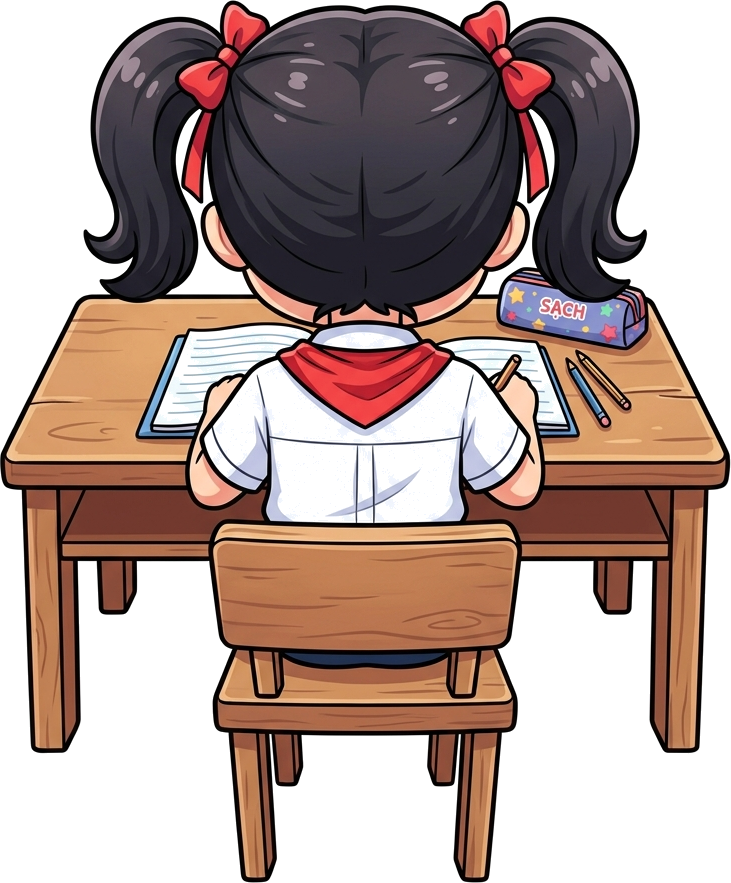
#> input picture apps/classroom-live/client/art-source/student_desk.png, 731 x 883 px
$ python build_student_sprites.py
#> lines starting #> are read from the running program, lines starting #| are printed output that depends on the picture; after the words box and inside, x2 and y2 are one past the last pixel; in counts of white or black regions, pixels touching at a corner belong together
#> in main, girl is the input picture: shape (883, 731, 4); mean R, G, B, A 175.5, 155.7, 149.8, 150.8
"""
Tạo các sprite học sinh ngồi bàn (nhìn từ sau) từ ảnh gốc `student_desk.png` (học sinh nữ 2 bím tóc).
Mọi biến thể dùng chung khung 731x883 (xuất ra cao 240px) nên avatar/tên/hiệu ứng khớp vị trí như nhau.

Các chiều biến đổi (tất cả bằng xử lý ảnh trên cùng một nét vẽ):
  - Kiểu tóc : 2 bím (gốc) | tóc ngắn (bỏ bím + nơ) | búi thấp có dây buộc | tóc ngắn + băng đô | mũ lưỡi trai
  - Màu tóc  : đen | nâu đậm | nâu | nâu đỏ
  - Màu nơ / dây buộc / băng đô / mũ : đỏ | hồng | xanh | vàng
  - Màu da   : sáng | ngăm | nâu
  - Áo       : trắng | xanh nhạt (khăn quàng đỏ giữ nguyên)

Các bước cho mỗi biến thể:
  1. Chọn nền: ảnh gốc (2 bím) hoặc bản đã bỏ bím tóc + nơ.
  2. Vẽ phụ kiện (búi tóc / băng đô) nếu có.
  3. Khôi phục độ đục cho vùng trắng bị xóa nhầm khi tách nền (áo, cổ áo, trang vở).
  4. Đổi màu nơ, tóc, da, áo theo bảng VARIANTS.
  5. Thu nhỏ về cao 240px (≈3x kích thước hiển thị) và lưu vào public/assets/students/<id>.png

Chạy (cần Pillow, numpy, scipy):
  PYTHONUTF8=1 python apps/classroom-live/client/art-source/build_student_sprites.py
Danh sách id phải khớp với STUDENT_VARIANTS trong client/src/constants/studentVariants.ts.
"""
from dataclasses import dataclass
from pathlib import Path
from typing import Optional, Tuple

import numpy as np
from PIL import Image, ImageDraw
from scipy import ndimage

Color = Tuple[int, int, int]

HERE = Path(__file__).resolve().parent
SOURCE = HERE / 'student_desk.png'
OUTPUT_DIR = HERE.parent / 'public' / 'assets' / 'students'
TARGET_HEIGHT = 240

# ---- Toạ độ trên ảnh gốc 731x883 -------------------------------------------------------------
DESK_LINE_Y = 296              # dưới dòng này là bàn/áo
HEAD_SEED = (160, 367)         # (y, x) giữa đầu
PENCIL_CASE_KEEP = (262, 490)  # (y >=, x >=) vùng hộp bút
CASE_X = (490, 665)
CASE_Y = (250, 360)
EAR_Y_RANGE = (170, 290)
BOW_MAX_Y = 200                # nơ + dây ruy băng nằm phía trên dòng này
HAIR_MAX_Y = 312               # tóc (kể cả gáy) nằm phía trên dòng này; bên dưới là cổ áo
HAIR_X_RANGE = (60, 680)
SHIRT_BOX = (318, 530, 205, 530)   # (y0, y1, x0, x1) thân áo + tay áo
NOTEBOOK_EDGE_X = (215, 520)       # trang vở lộ ra ngoài 2 tay (y < 440)
NOTEBOOK_MAX_Y = 440
BODY_ZONE = (190, 510, 180, 560)   # (y0, y1, x0, x1) vùng da hợp lệ (tai, gáy, tay)

# ---- Ngưỡng màu ------------------------------------------------------------------------------
OUTLINE_LUM = 32
HAIR_MAX_LUM = 215
HAIR_MAX_SAT = 45
HEAD_OUTLINE_PX = 7
EAR_KEEP_PX = 4
CASE_EDGE_TOLERANCE = 4
SOLID_ALPHA = 200
RESTORE_FROM_Y = 290
SKIN_MIN_COMPONENT_PX = 40

# ---- Bảng màu --------------------------------------------------------------------------------
HAIR_RAMPS = {  # (màu vùng tối, màu vùng sáng) — giữ nguyên nét viền đen
    'black': None,
    'dark_brown': ((28, 18, 12), (120, 85, 60)),
    'brown': ((45, 26, 14), (175, 120, 75)),
    'chestnut': ((55, 18, 8), (195, 95, 55)),
}
SKIN_TONES = {'light': None, 'tan': (222, 170, 128), 'deep': (160, 108, 72)}
SKIN_BASE = (252, 212, 182)
ACCENT_COLORS = {'red': (222, 38, 48), 'pink': (245, 110, 170), 'blue': (60, 130, 230), 'yellow': (250, 195, 40)}
SHIRT_TINTS = {'white': None, 'blue': (190, 222, 250)}
HAIR_BASE_COLOR = (55, 53, 63)
OUTLINE_COLOR = (18, 14, 16)
HIGHLIGHT_COLOR = (150, 148, 160)

# ---- Hình phụ kiện ---------------------------------------------------------------------------
BUN_CENTER = (367, 236)
BUN_RADII = (78, 62)
BUN_TIE_CENTER = (367, 182)
BUN_TIE_RADII = (46, 16)
LINE_WIDTH = 6
HEADBAND_BOX = (217, 35, 517, 365)   # hình elip chứa cung băng đô
HEADBAND_ARC = (200, 340)            # góc (độ) của cung phía trên đỉnh đầu
HEADBAND_WIDTH = 26
CAP_BOTTOM_Y = 132                  # mép dưới mũ lưỡi trai ở giữa gáy (nhìn từ sau)
CAP_SIDE_DROP = 34                  # mép mũ cong xuống thêm ở 2 bên
CAP_HALF_WIDTH = 165
CAP_OPENING_RADIUS = 28             # khe cài phía sau mũ (lộ tóc)
CAP_STRAP_HEIGHT = 9
CAP_BUTTON_CENTER = (367, 16)
CAP_BUTTON_RADIUS = 10
CAP_SHADE_RANGE = (0.78, 1.18)      # giữ sáng tối của tóc bên dưới cho mũ có khối


@dataclass(frozen=True)
class Variant:
    id: str
    hair_style: str               # 'pigtails' | 'short' | 'bun' | 'headband' | 'cap'
    hair: str = 'black'
    accent: str = 'red'
    skin: str = 'light'
    shirt: str = 'white'


VARIANTS = [
    Variant('girl-pigtails-red', 'pigtails'),
    Variant('girl-pigtails-pink', 'pigtails', hair='dark_brown', accent='pink'),
    Variant('girl-pigtails-blue', 'pigtails', accent='blue', skin='tan'),
    Variant('girl-bun-red', 'bun'),
    Variant('girl-bun-yellow', 'bun', hair='brown', accent='yellow', shirt='blue'),
    Variant('girl-headband-pink', 'headband', accent='pink', skin='tan'),
    Variant('boy-short-black', 'short'),
    Variant('boy-short-brown', 'short', hair='brown'),
    Variant('boy-cap-blue', 'cap', accent='blue', skin='tan'),
    Variant('boy-short-chestnut', 'short', hair='chestnut', shirt='blue'),
    Variant('boy-short-deep', 'short', skin='deep', shirt='blue'),
    Variant('boy-cap-red', 'cap', hair='dark_brown', accent='red', shirt='blue'),
]


# ---- Tiện ích --------------------------------------------------------------------------------
def luminance(rgb: np.ndarray) -> np.ndarray:
    return (rgb[..., 0] * 299 + rgb[..., 1] * 587 + rgb[..., 2] * 114) // 1000


def saturation(rgb: np.ndarray) -> np.ndarray:
    return rgb[..., :3].max(axis=2) - rgb[..., :3].min(axis=2)


def is_red_mask(im: np.ndarray) -> np.ndarray:
    r, g, b = im[..., 0], im[..., 1], im[..., 2]
    return (r > 140) & (g < 110) & (b < 110) & ((r - g) > 70)


def is_skin_mask(im: np.ndarray) -> np.ndarray:
    r, g, b, a = im[..., 0], im[..., 1], im[..., 2], im[..., 3]
    return (r > 200) & (g > 150) & (b > 120) & (r > b + 25) & ~is_red_mask(im) & (a > 128)


def head_interior_mask(im: np.ndarray) -> np.ndarray:
    lum = luminance(im)
    barrier = (im[..., 3] < 128) | is_red_mask(im) | is_skin_mask(im) | (lum < OUTLINE_LUM)
    labels, _ = ndimage.label(~barrier)
    return labels == labels[HEAD_SEED]


def grid(shape):
    return np.mgrid[0:shape[0], 0:shape[1]]


# ---- Bước 1: bỏ bím tóc + nơ -----------------------------------------------------------------
def remove_pigtails(src: np.ndarray) -> np.ndarray:
    im = src.astype(np.int32)
    yy, xx = grid(im.shape)
    r, g, b, a = im[..., 0], im[..., 1], im[..., 2], im[..., 3]
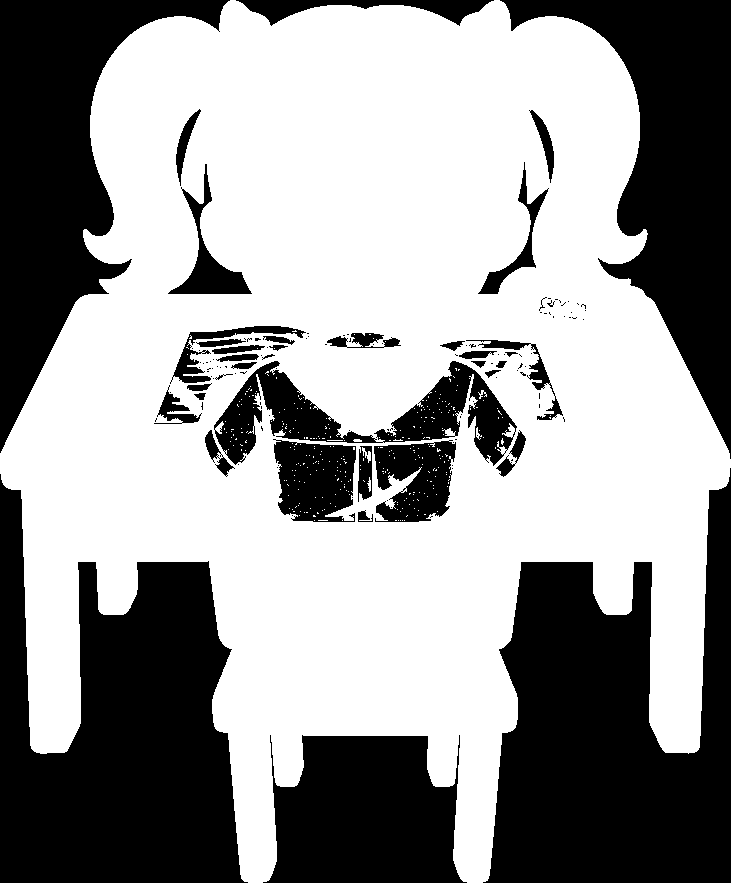
#> a: shape (883, 731) int32; 59.2% white; 132 black regions (93 under 20 px), largest, box (x1, y1, x2, y2) and area: (483, 468, 731, 883) 62236, (0, 474, 248, 883) 61955, (500, 0, 731, 459) 39492
    lum = luminance(im)
    is_red = is_red_mask(im)
    is_skin = is_skin_mask(im)

    head_interior = head_interior_mask(im)
    head_mask = ndimage.binary_dilation(head_interior, iterations=HEAD_OUTLINE_PX)
    ear_band = (yy >= EAR_Y_RANGE[0]) & (yy <= EAR_Y_RANGE[1])
    ear_mask = ndimage.binary_dilation(is_skin & ear_band, iterations=EAR_KEEP_PX)
    above_desk = yy < DESK_LINE_Y
    pencil_case = (yy >= PENCIL_CASE_KEEP[0]) & (xx >= PENCIL_CASE_KEEP[1])

    out = im.copy()
    out[above_desk & ~head_mask & ~ear_mask & ~pencil_case & (a >= 128), 3] = 0
    hair_color = np.median(im[head_interior & (lum < 90)][:, :3], axis=0).astype(np.int32)
#> hair_color = [55, 53, 63]
    out[above_desk & head_mask & is_red, :3] = hair_color

    # Mẩu bím tóc đè lên hộp bút: trong thân hộp -> màu hộp, phía trên mép hộp -> trong suốt
    case_zone = (yy >= CASE_Y[0]) & (yy < CASE_Y[1]) & (xx >= CASE_X[0]) & (xx < CASE_X[1])
    case_purple = case_zone & (b > r + 15) & (b > g + 25) & (a > 200)
    case_color = np.median(im[case_purple][:, :3], axis=0).astype(np.int32)
#> case_color = [133, 141, 195]
    sat = saturation(im)
    is_hair_like = (lum < 120) & (sat < 40) & (a > 128)
    is_hair_highlight = (lum < 235) & (sat < 40) & (a > 64)
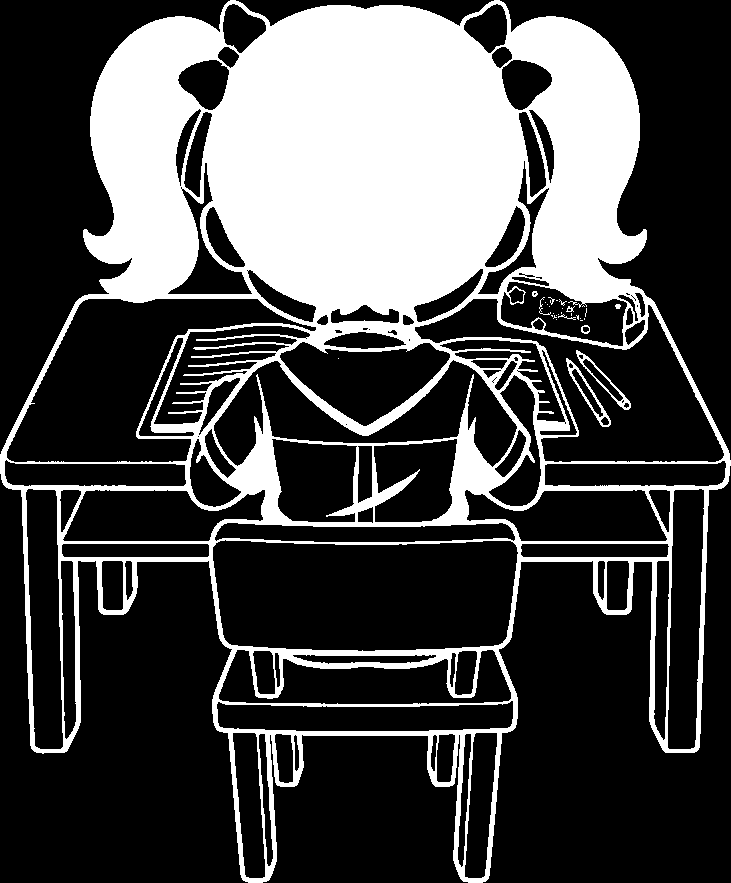
#> is_hair_highlight: shape (883, 731) bool; 29% white; 31 white regions (22 under 20 px), largest, box (x1, y1, x2, y2) and area: (0, 0, 731, 883) 186350, (566, 358, 611, 427) 434, (576, 350, 631, 410) 383
    for x in range(*CASE_X):
        column = np.where(case_purple[:, x])[0]
        if column.size == 0:
            continue
        case_top = int(column.min())
        for y in range(CASE_Y[0], DESK_LINE_Y + CASE_EDGE_TOLERANCE):
            if head_mask[y, x]:
                continue
            if y < case_top - CASE_EDGE_TOLERANCE and is_hair_highlight[y, x]:
                out[y, x, 3] = 0
                continue
            if not is_hair_like[y, x]:
                continue
            if y >= case_top + CASE_EDGE_TOLERANCE:
                out[y, x, :3] = case_color
            elif y < case_top - CASE_EDGE_TOLERANCE:
                out[y, x, 3] = 0
#> this loop made 175 passes
#> case_top on passes 12 to 14: 300, 297, 291
    return out.astype(np.uint8)
#> returned value: shape (883, 731, 4)


# ---- Bước 2: phụ kiện ------------------------------------------------------------------------
def ellipse_box(center, radii):
    (cx, cy), (rx, ry) = center, radii
    return (cx - rx, cy - ry, cx + rx, cy + ry)


def draw_bun(src: np.ndarray, accent: Color) -> np.ndarray:
    """Búi tóc thấp ở gáy (nhìn từ sau) + dây buộc màu phía trên búi."""
    image = Image.fromarray(src, 'RGBA')
    draw = ImageDraw.Draw(image)
    draw.ellipse(ellipse_box(BUN_CENTER, BUN_RADII), fill=HAIR_BASE_COLOR + (255,), outline=OUTLINE_COLOR + (255,), width=LINE_WIDTH)
    cx, cy = BUN_CENTER
    rx, ry = BUN_RADII
    draw.arc((cx - rx + 18, cy - ry + 14, cx + rx - 18, cy + ry - 10), 200, 300, fill=HIGHLIGHT_COLOR + (255,), width=LINE_WIDTH)
    draw.ellipse(ellipse_box(BUN_TIE_CENTER, BUN_TIE_RADII), fill=accent + (255,), outline=OUTLINE_COLOR + (255,), width=LINE_WIDTH - 1)
    return np.array(image)


def draw_headband(src: np.ndarray, accent: Color) -> np.ndarray:
    """Băng đô vắt qua đỉnh đầu, chỉ vẽ trong phạm vi tóc của đầu."""
    layer = Image.new('RGBA', (src.shape[1], src.shape[0]), (0, 0, 0, 0))
    draw = ImageDraw.Draw(layer)
    draw.arc(HEADBAND_BOX, *HEADBAND_ARC, fill=OUTLINE_COLOR + (255,), width=HEADBAND_WIDTH + 2 * LINE_WIDTH)
    inner = (HEADBAND_BOX[0] + LINE_WIDTH, HEADBAND_BOX[1] + LINE_WIDTH, HEADBAND_BOX[2] - LINE_WIDTH, HEADBAND_BOX[3] - LINE_WIDTH)
    draw.arc(inner, *HEADBAND_ARC, fill=accent + (255,), width=HEADBAND_WIDTH)
    band = np.array(layer)
    head = ndimage.binary_dilation(head_interior_mask(src.astype(np.int32)), iterations=2)
    out = src.copy()
    paint = head & (band[..., 3] > 0)
    out[paint, :3] = band[paint, :3]
    return out


def draw_cap(src: np.ndarray, accent: Color) -> np.ndarray:
    """Mũ lưỡi trai nhìn từ sau: phủ đỉnh đầu, mép cong xuống 2 bên, nút chóp, khe cài lộ tóc + quai mũ."""
    im = src.astype(np.int32)
    yy, xx = grid(im.shape)
    head = head_interior_mask(im)
    cx = CAP_BUTTON_CENTER[0]
    bottom = CAP_BOTTOM_Y + CAP_SIDE_DROP * ((xx - cx) / CAP_HALF_WIDTH) ** 2
    distance_to_opening = np.sqrt((xx - cx) ** 2 + (yy - CAP_BOTTOM_Y) ** 2)
    opening = distance_to_opening < CAP_OPENING_RADIUS
    cap = head & (yy < bottom) & ~opening

    lum = luminance(im).astype(np.float64)
    low, high = CAP_SHADE_RANGE
    shade = low + (high - low) * np.clip((lum - OUTLINE_LUM) / (HAIR_MAX_LUM - OUTLINE_LUM), 0, 1)
    out = im.astype(np.float64)
    out[cap, :3] = np.array(accent, dtype=np.float64) * shade[cap][:, None]

    half_line = LINE_WIDTH / 2
    strap = opening & head & (yy >= CAP_BOTTOM_Y - CAP_STRAP_HEIGHT) & (yy < CAP_BOTTOM_Y)
    out[strap, :3] = np.array(accent, dtype=np.float64) * low
    rim = head & (np.abs(yy - bottom) < half_line) & ~opening
    opening_rim = head & (np.abs(distance_to_opening - CAP_OPENING_RADIUS) < half_line) & (yy < CAP_BOTTOM_Y)
    out[rim | opening_rim, :3] = OUTLINE_COLOR

    image = Image.fromarray(np.clip(out, 0, 255).astype(np.uint8), 'RGBA')
    draw = ImageDraw.Draw(image)
    draw.ellipse(
        ellipse_box(CAP_BUTTON_CENTER, (CAP_BUTTON_RADIUS, CAP_BUTTON_RADIUS)),
        fill=accent + (255,),
        outline=OUTLINE_COLOR + (255,),
        width=LINE_WIDTH - 2,
    )
    return np.array(image)


# ---- Bước 3: khôi phục độ đục ----------------------------------------------------------------
def restore_interior_opacity(src: np.ndarray) -> np.ndarray:
    out = src.copy()
    alpha = out[..., 3]
    inside = ndimage.binary_fill_holes(alpha > SOLID_ALPHA)
    rows = np.arange(out.shape[0])[:, None]
    out[inside & (alpha < 255) & (rows >= RESTORE_FROM_Y), 3] = 255
    return out


# ---- Bước 4: đổi màu -------------------------------------------------------------------------
def build_skin_mask(im: np.ndarray) -> np.ndarray:
    """Da thật (tai, gáy, tay): thành phần màu da trong vùng thân người, loại vân gỗ bàn (kênh B thấp)."""
    candidate = is_skin_mask(im)
    labels, count = ndimage.label(candidate)
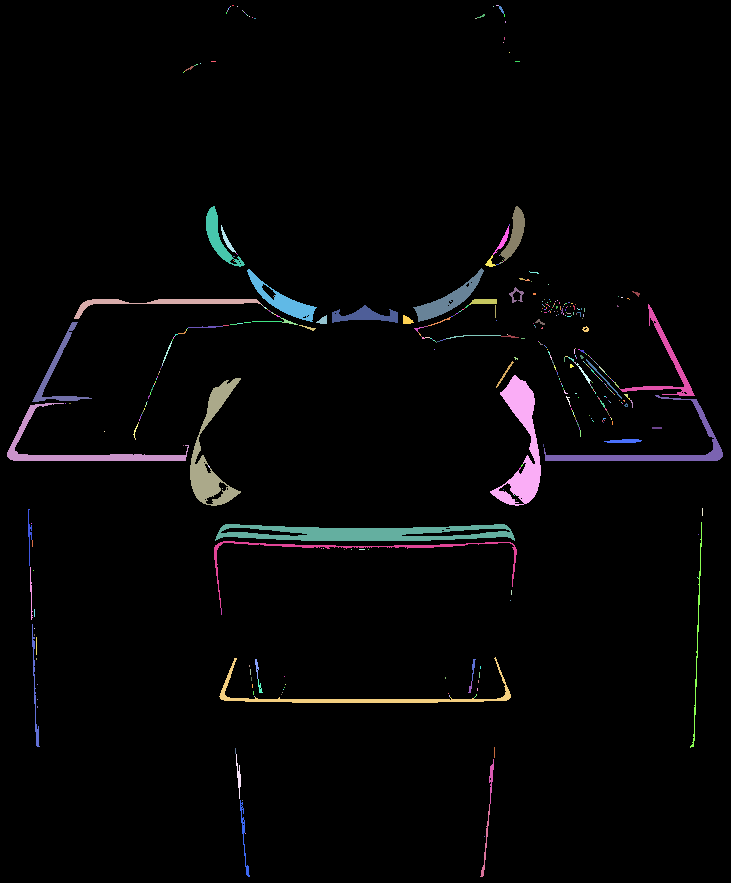
#> labels: shape (883, 731) int32; 452 distinct labels, from 0 to 451; one colour per label, 0 black
#> count = 451
    y0, y1, x0, x1 = BODY_ZONE
    mask = np.zeros(candidate.shape, dtype=bool)
    for idx, region in enumerate(ndimage.find_objects(labels), start=1):
        component = labels == idx
        size = int(component.sum())
        if size < SKIN_MIN_COMPONENT_PX:
            continue
        cy = (region[0].start + region[0].stop) / 2
        cx = (region[1].start + region[1].stop) / 2
        if not (y0 <= cy <= y1 and x0 <= cx <= x1):
            continue
        r, g, b = np.median(im[component][:, :3], axis=0)
        is_light_skin = b >= 150
        is_pink_shade = g < 175 and r - g > 60
        if is_light_skin or is_pink_shade:
            mask |= component
#> this loop made 451 passes
#> size on passes 1 to 3: 2, 3, 1
    return mask


def build_shirt_mask(im: np.ndarray) -> np.ndarray:
    yy, xx = grid(im.shape)
    y0, y1, x0, x1 = SHIRT_BOX
    in_box = (yy >= y0) & (yy < y1) & (xx >= x0) & (xx < x1)
    notebook = (yy < NOTEBOOK_MAX_Y) & ((xx < NOTEBOOK_EDGE_X[0]) | (xx > NOTEBOOK_EDGE_X[1]))
    light = (luminance(im) > 165) & (saturation(im) < 50) & (im[..., 3] > 128)
    return in_box & ~notebook & light


def build_hair_mask(im: np.ndarray) -> np.ndarray:
    yy, xx = grid(im.shape)
    lum = luminance(im)
    pencil_case = (yy >= PENCIL_CASE_KEEP[0]) & (xx >= PENCIL_CASE_KEEP[1])
    return (
        (yy < HAIR_MAX_Y)
        & (xx >= HAIR_X_RANGE[0]) & (xx < HAIR_X_RANGE[1])
        & (lum >= OUTLINE_LUM) & (lum <= HAIR_MAX_LUM)
        & (saturation(im) < HAIR_MAX_SAT)
        & (im[..., 3] > 128)
        & ~pencil_case
        & ~is_skin_mask(im)
    )


def recolor_hair(im: np.ndarray, ramp) -> np.ndarray:
    if ramp is None:
        return im
    out = im.astype(np.float64)
    mask = build_hair_mask(im.astype(np.int32))
    lum = luminance(im.astype(np.int32)).astype(np.float64)
    t = np.clip((lum - OUTLINE_LUM) / (HAIR_MAX_LUM - OUTLINE_LUM), 0, 1) ** 0.8
    dark, light = np.array(ramp[0], dtype=np.float64), np.array(ramp[1], dtype=np.float64)
    out[mask, :3] = dark + (light - dark) * t[mask][:, None]
    return np.clip(out, 0, 255).astype(np.uint8)


def recolor_accent(im: np.ndarray, color: Color) -> np.ndarray:
    """Đổi màu nơ / ruy băng (pixel đỏ phía trên BOW_MAX_Y), giữ sáng tối."""
    if color == ACCENT_COLORS['red']:
        return im
    yy, _ = grid(im.shape)
    mask = is_red_mask(im.astype(np.int32)) & (yy < BOW_MAX_Y)
    if not mask.any():
        return im
    out = im.astype(np.float64)
    lum = luminance(im.astype(np.int32)).astype(np.float64)
    shade = lum[mask] / np.median(lum[mask])
    out[mask, :3] = np.array(color, dtype=np.float64) * shade[:, None]
    return np.clip(out, 0, 255).astype(np.uint8)


def recolor_by_ratio(im: np.ndarray, mask: np.ndarray, target: Optional[Color], base: Color) -> np.ndarray:
    if target is None:
        return im
    out = im.astype(np.float64)
    out[mask, :3] *= np.array(target, dtype=np.float64) / np.array(base, dtype=np.float64)
    return np.clip(out, 0, 255).astype(np.uint8)


# ---- Xuất ------------------------------------------------------------------------------------
def export(pixels: np.ndarray, path: Path) -> None:
    image = Image.fromarray(pixels, 'RGBA')
    width, height = image.size
    image.resize((round(width * TARGET_HEIGHT / height), TARGET_HEIGHT), Image.LANCZOS).save(path, optimize=True)


def build_variant(variant: Variant, girl: np.ndarray, short_hair: np.ndarray, skin_mask, shirt_mask) -> np.ndarray:
    accent = ACCENT_COLORS[variant.accent]
    base = girl if variant.hair_style == 'pigtails' else short_hair
    if variant.hair_style == 'bun':
        base = draw_bun(base, accent)
    if variant.hair_style == 'headband':
        base = draw_headband(base, accent)
    if variant.hair_style == 'cap':
        base = draw_cap(base, accent)
    pixels = restore_interior_opacity(base)
    if variant.hair_style == 'pigtails':
        pixels = recolor_accent(pixels, accent)
    pixels = recolor_hair(pixels, HAIR_RAMPS[variant.hair])
    pixels = recolor_by_ratio(pixels, skin_mask, SKIN_TONES[variant.skin], SKIN_BASE)
    pixels = recolor_by_ratio(pixels, shirt_mask, SHIRT_TINTS[variant.shirt], (255, 255, 255))
    return pixels


def main() -> None:
    OUTPUT_DIR.mkdir(parents=True, exist_ok=True)
    girl = np.array(Image.open(SOURCE).convert('RGBA'))
    short_hair = remove_pigtails(girl)
    reference = restore_interior_opacity(girl).astype(np.int32)
    skin_mask = build_skin_mask(reference)
    shirt_mask = build_shirt_mask(reference)
    for variant in VARIANTS:
        export(build_variant(variant, girl, short_hair, skin_mask, shirt_mask), OUTPUT_DIR / f'{variant.id}.png')
        print('exported', variant.id)
#> this loop made 12 passes
#> pass 2, in recolor_accent (call 2), `mask = is_red_mask(im.astype(np.int32)) & (yy < BOW_MAX_Y)`:
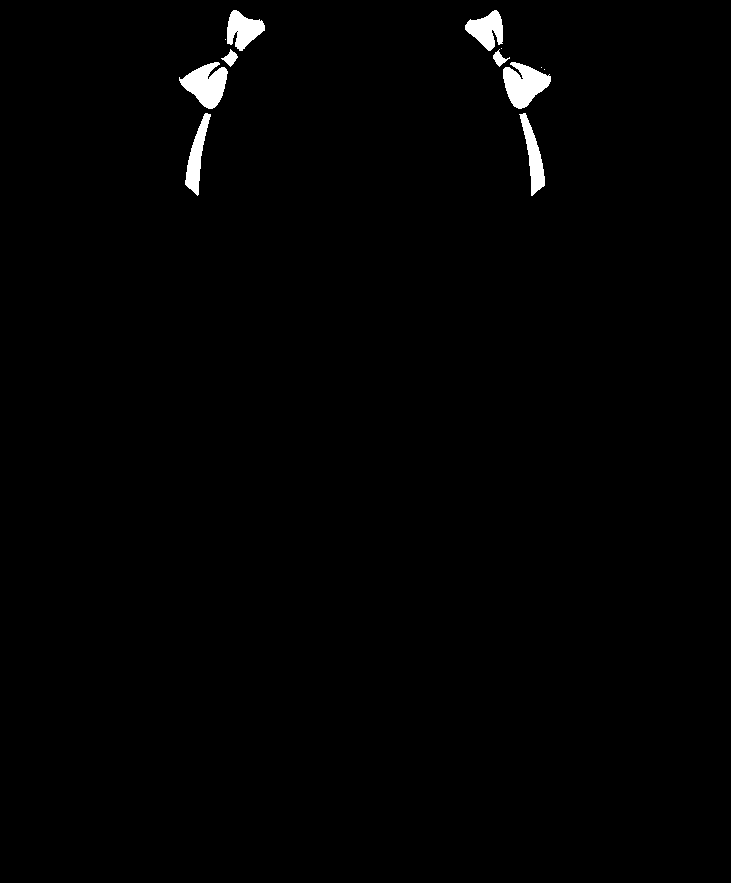
#> mask: shape (883, 731) bool; 1% white; 12 white regions (4 under 20 px), largest, box (x1, y1, x2, y2) and area: (503, 62, 551, 109) 1395, (179, 62, 228, 109) 1361, (227, 10, 265, 51) 938


if __name__ == '__main__':
    main()
